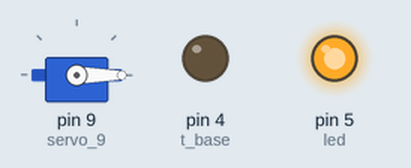
Recording of a sketch running on a simulated Arduino Uno, built with avr-gcc and run on an emulated ATmega328P. Parts: servo, output pins drawn as LEDs (lit = HIGH). What the sketch prints to the serial monitor is not drawn.

Above: at 0.05 s.
At 1.5 s:
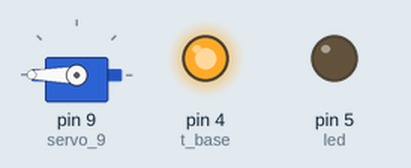
At 2.95 s:
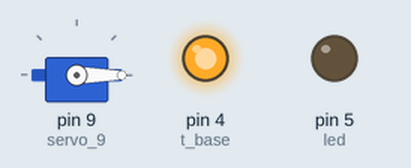
Timing chart, 0 to 6.9 s (numbered marks = the images above):
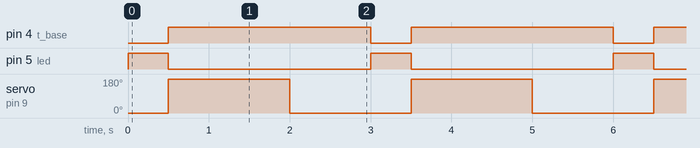

The sketch:

scnd_module_servo.ino
```cpp
/*
 * This code is to try the transistor in the second module for the Servo.
 * Transistor PIN 4
*/

#include <Servo.h>
Servo servo_9;

#define led 5
#define t_base 4

void setup() {
  Serial.begin(9600);
  Serial.println("Hello! \nI'm setting up the IOs!");

  pinMode(led, OUTPUT);
  pinMode(t_base, OUTPUT);
  digitalWrite(led, 0);
  digitalWrite(t_base, 0);
  servo_9.attach(9);

  Serial.println("Ready!!!");
  digitalWrite(t_base, 1);

}

void loop() {
  l_blink(500);
  servo_9.write(180);
  delay(1000);
  servo_9.write(0);
  delay(1000);

}

void l_blink(int time_v) {
  boolean val = false;
  digitalWrite(led, !val);
  digitalWrite(t_base, val);
  servo_9.write(0);
  delay(time_v);

  digitalWrite(led, val);
  digitalWrite(t_base, !val);
  servo_9.write(180);
  delay(time_v);
}
```

Measured:
- by itself, pin 4 (t_base): alternates HIGH for 2.5 s and LOW for 0.50 s
- by itself, pin 5 (led): alternates HIGH for 0.50 s and LOW for 2.5 s
- by itself, servo on pin 9 (servo_9): alternates 180° for 1.5 s and 0° for 1.5 s
